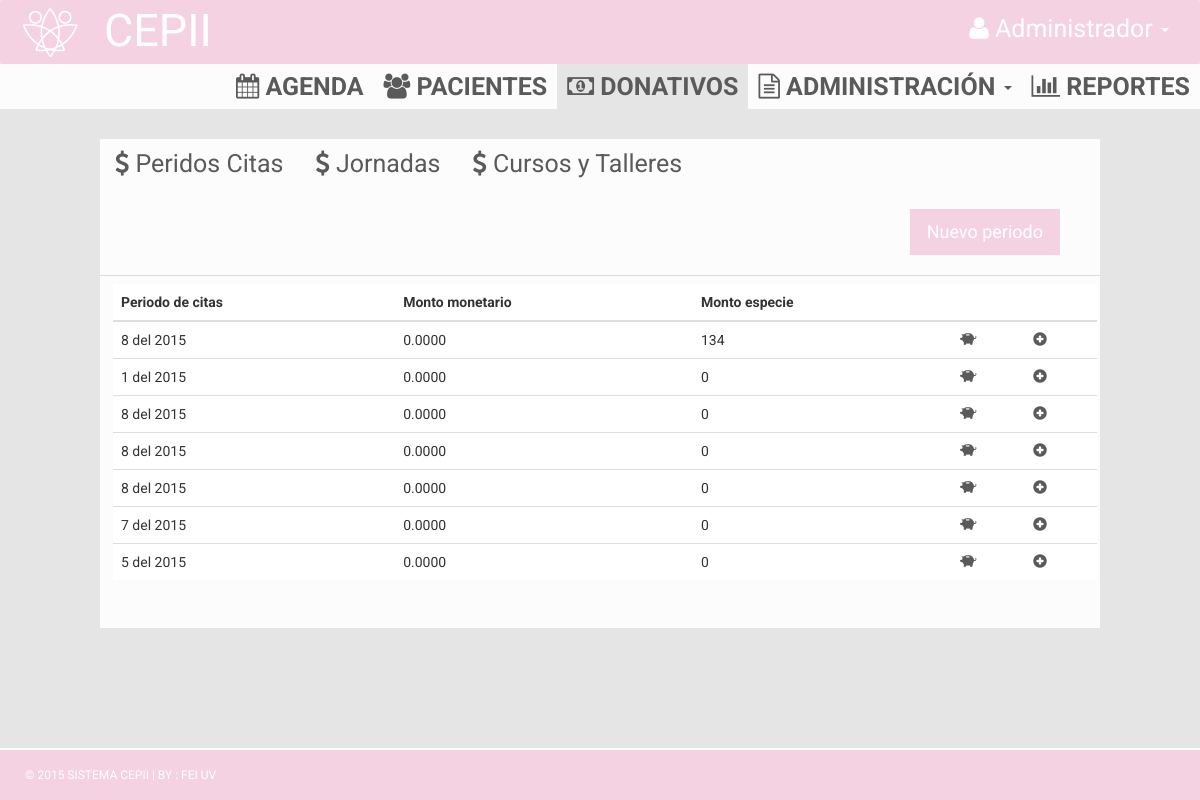
Page /index.php/donativos on the earlier database version.
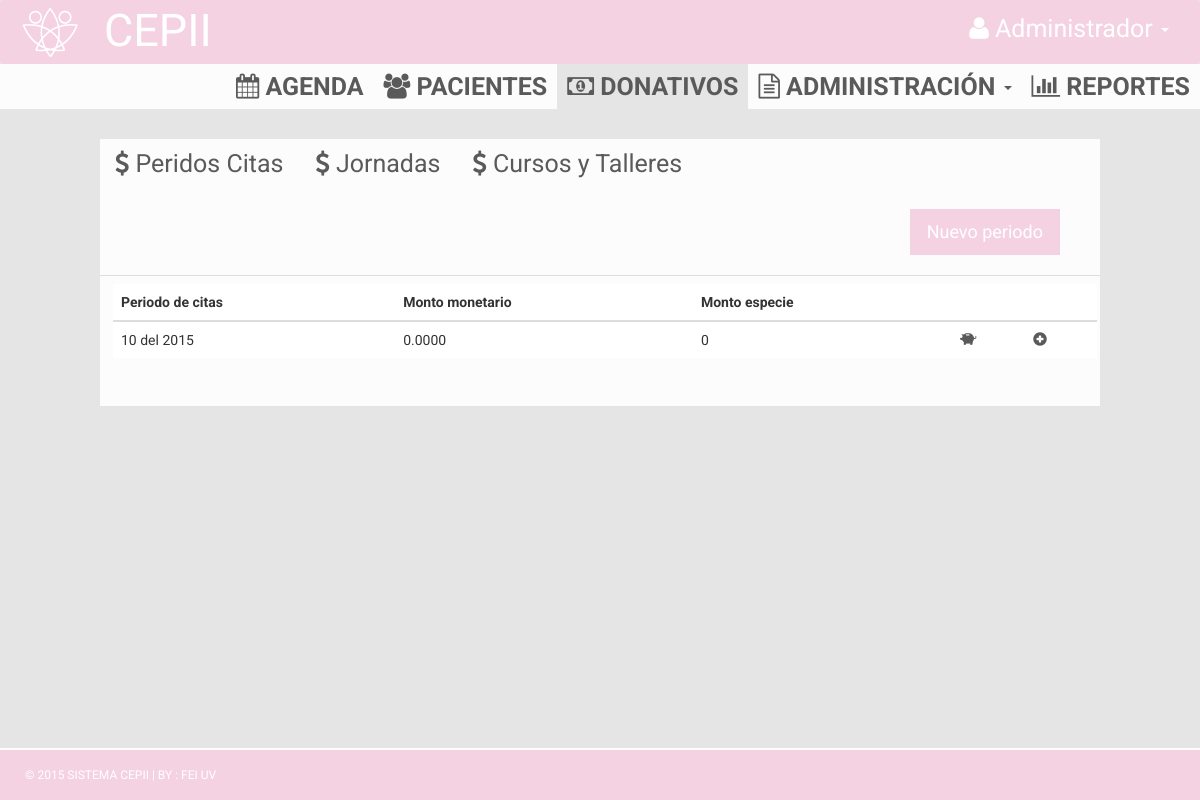
Same page on the later database version.
### tables this page shows
CREATE TABLE `donativo_citas` (
  `id_donativo_cita` int(11) NOT NULL,
  `año` int(10) NOT NULL,
  `mes` int(10) NOT NULL,
  `Monto_monetario` float(10,4) NOT NULL,
  `Monto_especie` int(11) NOT NULL
);

### application/controllers/donativos.php (called while the page is built, shortened)
<?php
class Donativos extends CI_Controller {
  public function __construct(){
            $this->load->helper(array('url', 'form'));
  		    $this->load->database('default');
    		$this->load->model('donativos_model');
  	}
	public function index(){
	 $data ['cargaCurTall'] = $this->donativos_model->get_Cursos_taller();
   $data ['cargaJornadas'] = $this->donativos_model->get_Jornadas();
   $data ['cargaCitas'] = $this->donativos_model->get_Citas();
   $this->load->model('donativos_model');
	 $data['arrServicios'] = $this->donativos_model->get_servicios();
	 $this->load->view('admin/view_control_donativos', $data);
	}
}

### index.php (called while the page is built, shortened)
<?php
require_once BASEPATH.'core/CodeIgniter.php';

### application/models/donativos_model.php (called while the page is built, shortened)
<?php if ( ! defined('BASEPATH')) exit('No direct script access allowed');
class Donativos_model extends CI_Model{
    public function get_Cursos_taller(){
       $this->db->order_by('fecha_ini', 'asc');
        $query = $this->db->get('donativo_curso_taller');
        if($query->num_rows() > 0){
            return $query->result();
        }
}
   public function get_Jornadas(){
       $this->db->order_by('nombreJornadaD', 'asc');
        $query = $this->db->get('donativo_jornadas');
        if($query->num_rows() > 0){
            return $query->result();
        }
    }
     public function get_Citas(){
       $this->db->order_by('año', 'asc');
        $query = $this->db->get('donativo_citas');
        if($query->num_rows() > 0){
            return $query->result();
        }
    }
    public function get_servicios(){
        $this->db->order_by('nombre', 'asc');
        $servicios = $this->db->get('servicios');
        if($servicios->num_rows() > 0){
            return $servicios->result();
        }
  }
}

### application/views/admin/view_control_donativos.php (the view, shortened to what this page needs)
<!DOCTYPE html>
<html xmlns="http://www.w3.org/1999/xhtml">
<head>
    <link href="<?php echo base_url(); ?>assets/css/bootstrap.css" rel="stylesheet" />
    <link href="<?php echo base_url(); ?>assets/css/font-awesome.css" rel="stylesheet" />
    <link href="<?php echo base_url(); ?>assets/css/style.css" rel="stylesheet" />
    <link href="<?php echo base_url(); ?>css/jquery-ui.min.css" rel="stylesheet" />
</head>
<body style="background-color:#e5e5e5;">
            <nav class="navbar navbar-default">
               <div class="container-fluid">
                      <div class="navbar-header" style="margin:5px;">
                          <img src="<?php echo base_url(); ?>assets/img/logo.png">
                      </div>
                      <div class="collapse navbar-collapse" id="bs-example-navbar-collapse-1">
                          <ul class="nav navbar-nav" style="margin:5px;">
                              <li><a style="color:#FFF; font-size:45px;"> CEPII</a></li>
                          </ul>
                          <ul class="nav navbar-nav navbar-right">
                             <li class="dropdown">
                                  <a href="#" class="dropdown-toggle" data-toggle="dropdown" role="button" aria-haspopup="true" aria-expanded="false">
                                     <div style="color:#FFF;">
                                       <i class="fa fa-user"></i>     Administrador
                                       <span class="caret"></span>
                                     </div>
                                  </a>
                              </li>
                          </ul>
                      </div>
              </div>
            </nav>
  <section class="menu-section">
    <div >
      <div class="row">
        <div class="col-md-12">
          <div class="navbar-collapse collapse ">
            <ul id="menu-top" class="nav navbar-nav navbar-right">
              <li>
                <a href="<?php echo base_url().'Agenda'; ?>">
                  <div>
                    <i class="fa fa-calendar"></i>     Agenda
                  </div>
                </a>
              </li>
              <li>
                <a href="<?php echo base_url().'Paciente'; ?>">
                  <div>
                    <i class="fa fa-users"></i>     Pacientes
                  </div>
                </a>
              </li>
              <li>
                 <a class="menu-top-active" href="<?php echo base_url().'Donativos'; ?>">
                  <div>
                    <i class="fa fa-money"></i>     Donativos
                  </div>
                </a>
              </li>
              <li class="dropdown">
                <a href="#" class="dropdown-toggle" data-toggle="dropdown" role="button" aria-haspopup="true" aria-expanded="false">
                  <div>
                      <i class="fa fa-file-text-o"></i>     Administración
                      <span class="caret"></span>
                  </div>
                </a>
              </li>
              <li>
                <a href="">
                  <div>
                    <i class="fa fa-bar-chart"></i>     Reportes
                  </div>
                </a>
              </li>
            </ul>
          </div>
        </div>
      </div>
    </div>
  </section>
<div class="content-wrapper" style="background-color: #e5e5e5; margin-top: 0px;">
    <br>
    <div id="exTab3" class="tab">
      <ul  class="nav nav-pills">
        <li  data-toggle="tab">
          <a href="#1b" data-toggle="tab">
            <i class="fa fa-usd"></i>     Peridos Citas
          </a>
        </li>
       <li  data-toggle="tab">
          <a href="#2b" data-toggle="tab">
            <i class="fa fa-usd"></i>     Jornadas
          </a>
        </li>
<li  data-toggle="tab">
          <a href="#3b" data-toggle="tab">
            <i class="fa fa-usd"></i>     Cursos y Talleres
          </a>
        </li>
      </ul>
      <div class="tab-content clearfix">
           <div class="tab-pane active" id="1b">
                 <div>
                <input type="submit" value="Nuevo periodo" onclick="registrar_donativo('<?=base_url()?>donativos/PeriodoCita');" class="btn btn-primary btn-lg pull-right" style="margin-top:20px; margin-bottom:20px; margin-right:40px;">
               </div>
              <?=  form_open(base_url().'Donativos/')?>
               <table class="table">
                 <tr>
                 <td>
                   <table class="table" style="margin-left:5px">
                     <thead>
                        <th>Periodo de citas</th>
                         <th>Monto monetario</th>
                         <th>Monto especie</th>
                        <th> </th>
                        <th> </th>
                    </thead>
                  <?php foreach($cargaCitas as $row): ?>
                      <tr style="margin-top:7px; margin-bottom:7px;">
                       <td >
                           <?php echo $row->mes." del ".$row->año; ?>
                      </td>
                      <td >
                         <?php echo $row->Monto_monetario; ?>
                      </td>
                      <td >
                         <?php echo $row->Monto_especie; ?>
                      </td>
                      <td>
                      <a href='#' onclick="registrar_donativo('<?=base_url()?>donativos/Actualizar_monetario_citas/<?=$row->id_donativo_cita?>');"><i class='glyphicon glyphicon-piggy-bank'></i></a>
                      </td>
                      <td>
                       <a href='#' onclick="registrar_donativo('<?=base_url()?>donativos/Actualizar_especie_citas/<?=$row->id_donativo_cita?>');"><i class='glyphicon glyphicon-plus-sign'></i></a>
                      </td>
                  </tr>
                  <?php endforeach; ?>
                   </table>
                  </td>
                 </tr>
               </table>
                <?=form_close()?>
           </div>
      </div>
    </div>
</div>
  <footer style="width: 100%;border-top: 2px solid #fff;bottom: 0; position: fixed; padding: 1rem;">
    <div class="container">
          &copy; 2015 SISTEMA CEPII | BY : <a href="http://www.uv.mx/Fei/" target="_blank">FEI UV</a>
    </div>
  </footer>
</body>
</html>

### assets/css/style.css (style rules this page uses)
body { font-family: 'Roboto', sans-serif; line-height: 30px; }
.content-wrapper { margin-top: 40px; padding-bottom: 60px; width: 100%; }
.btn { border-radius: 0px; -webkit-border-radius: 0px; -moz-border-radius: 0px; }
.menu-section { background-color: #FCFCFC; }
#menu-top a { color: #5B5A5A; text-decoration: none; font-weight: bold; padding: 10px 10px 10px 10px; font-size: 25px; text-transform: uppercase; }
.menu-top-active { background-color: #e5e5e5; }
.navbar { margin-bottom: 0px; }
footer { padding: 10px; color: #fff; font-size: 12px; background-color: #f4d2e1; }
footer a, footer a:hover { color: #fff; text-decoration: none; }

Differences in the rows shown:
removed donativo_citas: mes "8", año "2015", Monto_monetario "0.0000", Monto_especie "134"
removed donativo_citas: mes "1", año "2015", Monto_monetario "0.0000", Monto_especie "0"
removed donativo_citas: mes "8", año "2015", Monto_monetario "0.0000", Monto_especie "0"
removed donativo_citas: mes "8", año "2015", Monto_monetario "0.0000", Monto_especie "0"
removed donativo_citas: mes "8", año "2015", Monto_monetario "0.0000", Monto_especie "0"
removed donativo_citas: mes "7", año "2015", Monto_monetario "0.0000", Monto_especie "0"
removed donativo_citas: mes "5", año "2015", Monto_monetario "0.0000", Monto_especie "0"
added donativo_citas: mes "10", año "2015", Monto_monetario "0.0000", Monto_especie "0"
